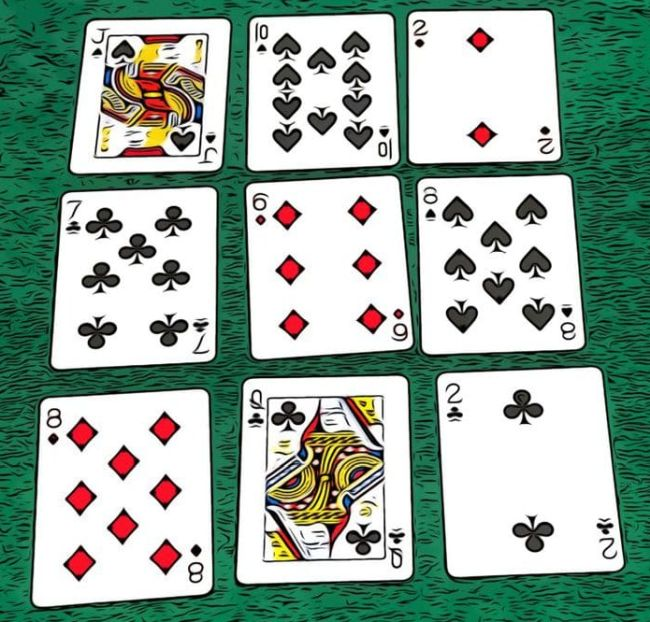
#> input picture resources/card.jpg, 650 x 622 px
$ python warperspective.py
#> lines starting #> are read from the running program, lines starting #| are printed output that depends on the picture
import cv2
import numpy as np


img = cv2.imread('resources/card.jpg')
#> img is the input picture: shape (622, 650, 3); mean B, G, R 157.1, 169.5, 148.2

width,height = 250,350
pts1= np.float32([[243,378],[405,375],[408,578],[236,582]])
pts2= np.float32([[0,0],[width,0],[0,height],[width,height]])
matrix = cv2.getPerspectiveTransform(pts1,pts2)
imgOutput= cv2.warpPerspective(img,matrix,(width,height))
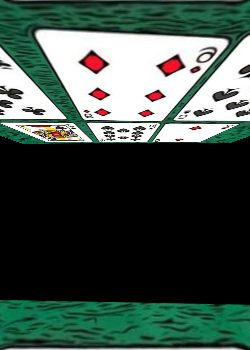
#> imgOutput: shape (350, 250, 3); mean B, G, R 72.6, 80.3, 64.4

cv2.imshow("Image",img)
cv2.imshow("Output", imgOutput)
cv2.waitKey(0)
